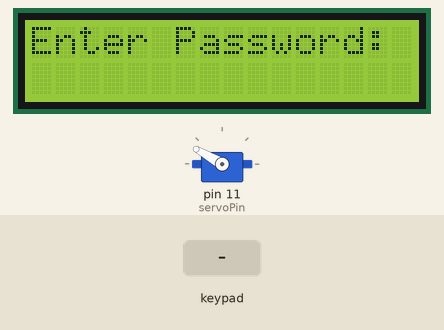
Recording of a sketch running on a simulated Arduino Uno, built with avr-gcc and run on an emulated ATmega328P. Shown: servo, 16×2 character LCD. The test bench sets the inputs (shaded band). What the sketch prints to the serial monitor is not drawn.

Above: at 1.2 s.
1.3 s: keypad keys 0 2 1 1 3 4 5 # pressed 0.4 s apart
At 1.5 s:
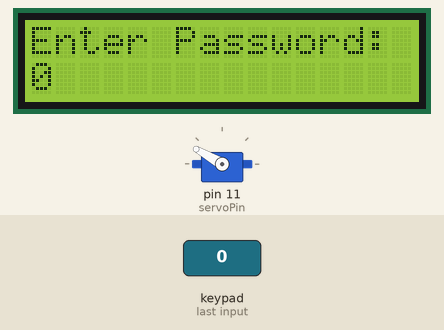
At 5.4 s:
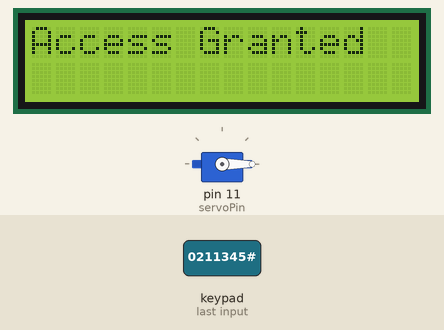
Timing chart, 0 to 35.6 s (numbered marks = the images above; inputs shaded):
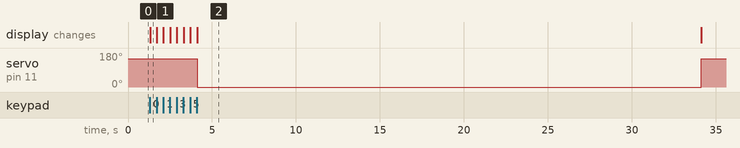

Measured:
- after the input at 1.3 s, servo on pin 11 (servoPin): 150° → 0° after 2.8 s, → 150° 30.0 s later; the display: changes at once (image 1)

The sketch:

lock_servomotor_keypadinteg.ino
```cpp
#include <Servo.h>
#include <Keypad.h>
#include <Wire.h>
#include <LiquidCrystal_I2C.h>

// Servo setup
Servo myServo;
const int servoPin = 11;

// Keypad setup
const byte ROWS = 4; // Four rows
const byte COLS = 4; // Four columns
char keys[ROWS][COLS] = {
  {'1', '2', '3', 'A'},
  {'4', '5', '6', 'B'},
  {'7', '8', '9', 'C'},
  {'*', '0', '#', 'D'}
};
byte rowPins[ROWS] = {10, 9, 8, 7}; //connect to the row pinouts of the keypad
byte colPins[COLS] = {6, 5, 4, 3}; //connect to the column pinouts of the keypad

Keypad keypad = Keypad(makeKeymap(keys), rowPins, colPins, ROWS, COLS);

// LCD setup
LiquidCrystal_I2C lcd(0x27, 16, 2);

// Password setup
const String correctPassword = "0211345";
String inputPassword = "";

void setup() {
  // Initialize servo
  myServo.attach(servoPin);
  myServo.write(150); // Lock position

  // Initialize LCD
  lcd.init();
  lcd.backlight();
  lcd.setCursor(0, 0);
  lcd.print("Enter Password:");

  // Begin Serial for debugging
  Serial.begin(9600);
}

void loop() {
  char key = keypad.getKey();

  if (key) {
    if (key == '#') { // Enter key
      if (inputPassword == correctPassword) {
        lcd.clear();
        lcd.setCursor(0, 0);
        lcd.print("Access Granted");

        // Unlock the servo
        myServo.write(0);
        delay(30000); // Keep unlocked for 30 seconds

        // Relock the servo
        myServo.write(150);

        lcd.clear();
        lcd.setCursor(0, 0);
        lcd.print("Enter Password:");
      } else {
        lcd.clear();
        lcd.setCursor(0, 0);
        lcd.print("Access Denied");
        delay(2000);
        lcd.clear();
        lcd.setCursor(0, 0);
        lcd.print("Enter Password:");
      }
      inputPassword = ""; // Reset the input
    } else if (key == '*') { // Clear key
      inputPassword = "";
      lcd.clear();
      lcd.setCursor(0, 0);
      lcd.print("Enter Password:");
    } else {
      inputPassword += key;
      lcd.setCursor(0, 1);
      lcd.print(inputPassword);
    }

    // Debugging
    Serial.println(inputPassword);
  }
}
```
